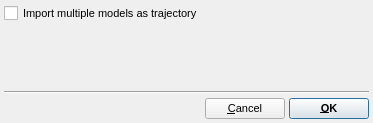
<?xml version="1.0" encoding="UTF-8"?>
<ui version="4.0">
 <class>XYZImportOptionsDialog</class>
 <widget class="QDialog" name="XYZImportOptionsDialog">
  <property name="geometry">
   <rect>
    <x>0</x>
    <y>0</y>
    <width>373</width>
    <height>123</height>
   </rect>
  </property>
  <property name="font">
   <font>
    <pointsize>8</pointsize>
   </font>
  </property>
  <property name="windowTitle">
   <string>XYZ Import Options</string>
  </property>
  <layout class="QVBoxLayout" name="verticalLayout">
   <property name="spacing">
    <number>4</number>
   </property>
   <property name="leftMargin">
    <number>4</number>
   </property>
   <property name="topMargin">
    <number>4</number>
   </property>
   <property name="rightMargin">
    <number>4</number>
   </property>
   <property name="bottomMargin">
    <number>4</number>
   </property>
   <item>
    <widget class="QCheckBox" name="MultipleAsTrajectoryCheck">
     <property name="text">
      <string>Import multiple models as trajectory</string>
     </property>
    </widget>
   </item>
   <item>
    <spacer name="verticalSpacer">
     <property name="orientation">
      <enum>Qt::Vertical</enum>
     </property>
     <property name="sizeHint" stdset="0">
      <size>
       <width>362</width>
       <height>48</height>
      </size>
     </property>
    </spacer>
   </item>
   <item>
    <widget class="Line" name="line">
     <property name="orientation">
      <enum>Qt::Horizontal</enum>
     </property>
    </widget>
   </item>
   <item>
    <layout class="QHBoxLayout" name="horizontalLayout">
     <item>
      <spacer name="horizontalSpacer">
       <property name="orientation">
        <enum>Qt::Horizontal</enum>
       </property>
       <property name="sizeHint" stdset="0">
        <size>
         <width>40</width>
         <height>20</height>
        </size>
       </property>
      </spacer>
     </item>
     <item>
      <widget class="QPushButton" name="CancelButton">
       <property name="text">
        <string>&amp;Cancel</string>
       </property>
       <property name="autoDefault">
        <bool>false</bool>
       </property>
       <property name="default">
        <bool>true</bool>
       </property>
      </widget>
     </item>
     <item>
      <widget class="QPushButton" name="OKButton">
       <property name="font">
        <font>
         <weight>75</weight>
         <bold>true</bold>
        </font>
       </property>
       <property name="text">
        <string>&amp;OK</string>
       </property>
       <property name="autoDefault">
        <bool>false</bool>
       </property>
       <property name="default">
        <bool>true</bool>
       </property>
      </widget>
     </item>
    </layout>
   </item>
  </layout>
 </widget>
 <resources/>
 <connections/>
</ui>
